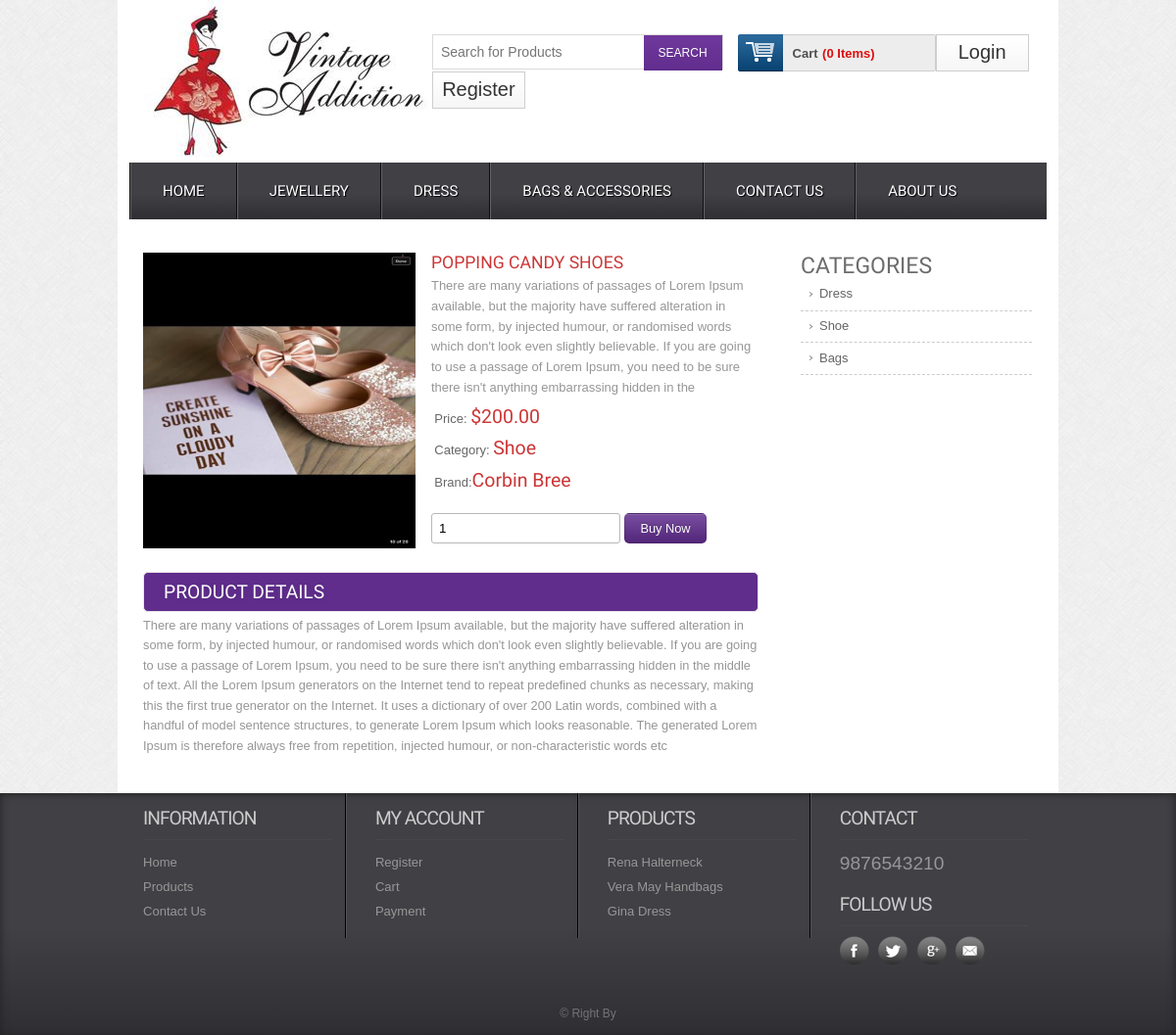
The app's page /single/1 with its own data.
### tables this page shows
CREATE TABLE IF NOT EXISTS `tbl_product` (
`product_id` int(11) NOT NULL,
  `product_title` varchar(255) NOT NULL,
  `product_short_description` text NOT NULL,
  `product_long_description` text NOT NULL,
  `product_image` varchar(255) NOT NULL,
  `product_price` int(11) NOT NULL,
  `product_quantity` int(11) NOT NULL,
  `product_feature` tinyint(4) NOT NULL,
  `product_category` int(11) NOT NULL,
  `product_brand` int(11) NOT NULL,
  `product_author` int(11) NOT NULL,
  `product_view` int(11) NOT NULL DEFAULT '0',
  `published_date` timestamp NOT NULL DEFAULT CURRENT_TIMESTAMP,
  `publication_status` tinyint(4) NOT NULL
);

CREATE TABLE IF NOT EXISTS `tbl_category` (
`id` int(11) NOT NULL,
  `category_name` varchar(100) NOT NULL,
  `category_description` text NOT NULL,
  `publication_status` tinyint(4) NOT NULL COMMENT 'Published=1,Unpublished=0'
);

CREATE TABLE IF NOT EXISTS `tbl_brand` (
`brand_id` int(11) NOT NULL,
  `brand_name` varchar(255) NOT NULL,
  `brand_description` text NOT NULL,
  `publication_status` tinyint(4) NOT NULL
);

### application/controllers/Web.php (called while the page is built, shortened)
<?php
class Web extends CI_Controller {
    public function single($id) {
        $data = array();
        $data['get_single_product'] = $this->web_model->get_single_product($id);
        $data['get_all_category'] = $this->web_model->get_all_category();
        $this->load->view('web/inc/header');
        $this->load->view('web/pages/single', $data);
        $this->load->view('web/inc/footer');
    }
}

### index.php (called while the page is built, shortened)
<?php
require_once BASEPATH.'core/CodeIgniter.php';

### application/models/Web_Model.php (called while the page is built, shortened)
<?php
class Web_Model extends CI_Model {
    public function get_single_product($id) {
        $this->db->select('*');
        $this->db->from('tbl_product');
        $this->db->join('tbl_category', 'tbl_category.id=tbl_product.product_category');
        $this->db->join('tbl_brand', 'tbl_brand.brand_id=tbl_product.product_brand');
        $this->db->where('tbl_product.product_id', $id);
        $info = $this->db->get();
        return $info->row();
    }
    public function get_all_category() {
        $this->db->select('*');
        $this->db->from('tbl_category');
        $this->db->where('publication_status', 1);
        $info = $this->db->get();
        return $info->result();
    }
}

### application/views/web/pages/single.php (the view, shortened to what this page needs)
<div class="main">
    <div class="content">
        <div class="section group">
            <div class="cont-desc span_1_of_2">
                <div class="grid images_3_of_2">
                    <img src="<?php echo base_url('uploads/'.$get_single_product->product_image)?>" alt="" />
                </div>
                <div class="desc span_3_of_2">
                    <h2><?php echo $get_single_product->product_title?></h2>
                    <p><?php echo $get_single_product->product_short_description?></p>
                    <div class="price">
                        <p>Price: <span>$<?php echo $this->cart->format_number($get_single_product->product_price)?></span></p>
                        <p>Category: <span><?php echo $get_single_product->category_name?></span></p>
                        <p>Brand:<span><?php echo $get_single_product->brand_name?></span></p>
                    </div>
                    <div class="add-cart">
                        <form action="<?php echo base_url('save/cart');?>" method="post">
                            <input type="number" class="buyfield" name="qty" value="1"/>
                            <input type="submit" class="buysubmit" name="submit" value="Buy Now"/>
                        </form>
                    </div>
                </div>
                <div class="product-desc">
                    <h2>Product Details</h2>
                    <p><?php echo $get_single_product->product_long_description?></p>
                </div>
            </div>
            <div class="rightsidebar span_3_of_1">
                <h2>CATEGORIES</h2>
                <ul>
                    <?php foreach($get_all_category as $single_category){?>
                    <li><a href="<?php echo base_url('get/category/'.$single_category->id);?>"><?php echo $single_category->category_name?></a></li>
                    <?php }?>
                </ul>
            </div>
        </div>
    </div>
</div>

### assets/web/css/style.css (style rules this page uses)
html,body,div,span,applet,object,iframe,h1,h2,h3,h4,h5,h6,p,blockquote,pre,a,abbr,acronym,address,big,cite,code,del,dfn,em,img,ins,kbd,q,s,samp,small,strike,strong,sub,sup,tt,var,b,u,i,dl,dt,dd,ol,nav ul,nav li,fieldset,form,label,legend,table,caption,tbody,tfoot,thead,tr,th,td,article,aside,canvas,details,embed,figure,figcaption,footer,header,hgroup,menu,nav,output,ruby,section,summary,time,mark,audio,video { margin:0;padding:0;border:0;font-size:100%;font:inherit;vertical-align:baseline; }
ol,ul { list-style:none;margin:0;padding:0; }
a { text-decoration:none; }
img { max-width:100%; }
body { font-family:Arial, Helvetica, sans-serif; background:url(../images/body_bg3.jpg); }
input[type="number"] { border: 1px solid #b8b8b8; border-radius: 3px; padding: 7px; }
.buysubmit { background: #602d8d url("../images/large-button-overlay.png") repeat scroll 0 0; border: 1px solid rgba(0, 0, 0, 0.1); border-radius: 5px; color: #fff; font-family: Arial,"Helvetica Neue","Helvetica",Tahoma,Verdana,sans-serif; font-size: 0.8em; padding: 7px 15px; text-shadow: 0 -1px 1px rgba(0, 0, 0, 0.25); cursor:pointer; outline:none; }
.section { clear: both; padding: 0px; margin: 0px; }
.group:before, .group:after { content:""; display:table; }
.group:after { clear:both; }
.group { zoom:1; }
.content { padding:20px 0; background:#FFF; }
.content h2 { font-size:23px; color:#6C6C6C; font-family: 'Monda', sans-serif; }
.cont-desc { display: block; float:left; clear:both; }
.rightsidebar { display: block; float:left; margin: 0% 0 0% 1.6%; }
.cont-desc:first-child { margin-left: 0; }
.desc { display: block; float:left; margin: 0% 0 0% 2.6%; }
.span_1_of_2 { width: 67.1%; padding:1.5%; }
.images_3_of_2 { width: 44.2%; float:left; text-align:center; }
.span_3_of_2 { width: 53.2%; }
.span_3_of_1 { width: 25.2%; padding:1.5%; }
.images_3_of_2 img { height: 302px; max-width: 100%; width: 100%; }
.span_3_of_2 h2 { font-family: 'Monda', sans-serif; font-size:1.1em; color: #CC3636; font-weight : normal; margin-top: 0px; text-transform:uppercase; }
.span_3_of_2 p { font-size:0.8125em; padding:0.3em 0; color:#969696; line-height: 1.6em; font-family : verdana, arial, helvetica, helve, sans-serif; }
.price p { font-size:0.8125em; padding:1.5% 1%; color: #666; vertical-align:top; }
.price p span { font-size:1.5em; font-family: 'Monda', sans-serif; color: #CC3636; }
.add-cart { padding-top:15px; }
.product-desc,.product-tags { clear:both; padding-top:20px; }
.product-desc h2,.product-tags h2 { padding:8px 20px; background:#602D8D; border: 1px solid #EBE8E8; border-radius: 5px; -webkit-border-radius: 5px; -moz-border-radius: 5px; -o-border-radius: 5px; font-family: 'Monda', sans-serif; font-size:1.2em; color:#FFF; text-transform: uppercase; text-shadow:0 1px 5px rgba(34, 34, 34, 0.17); }
.product-desc p { font-size: 0.8em; padding: 0.3em 0; color: #969696; line-height: 1.6em; font-family: verdana, arial, helvetica, helve, sans-serif; }
.span_3_of_1 li a { font-size:0.8125em; padding:0.42em 8%; color: #666; display: block; line-height: 1.6em; font-family : Arial, Helvetica, sans-serif; border-bottom:1px dashed #CCC; background: url(../images/drop_arrow.png) no-repeat 5px 11px; }

### records on screen
tbl_product: product_image (picture), product_title "POPPING CANDY SHOES", product_short_description "There are many variations of passages of Lorem Ipsum available, but the majority have suffered alteration in some form, by injected humour, or randomised words which don't look even slightly believable. If you are going to use a passage of Lorem Ipsum, you need to be sure there isn't anything embarrassing hidden in the", product_price "200.00", tbl_category.category_name "Shoe", tbl_brand.brand_name "Corbin Bree", product_long_description "There are many variations of passages of Lorem Ipsum available, but the majority have suffered alteration in some form, by injected humour, or randomised words which don't look even slightly believable. If you are going to use a passage of Lorem Ipsum, you need to be sure there isn't anything embarrassing hidden in the middle of text. All the Lorem Ipsum generators on the Internet tend to repeat predefined chunks as necessary, making this the first true generator on the Internet. It uses a dictionary of over 200 Latin words, combined with a handful of model sentence structures, to generate Lorem Ipsum which looks reasonable. The generated Lorem Ipsum is therefore always free from…"
tbl_category: category_name "Dress"
tbl_category: category_name "Shoe"
tbl_category: category_name "Bags"

### other values on screen
$this->cart->total_items() "0"
$result->$para "9876543210 © Right By"
